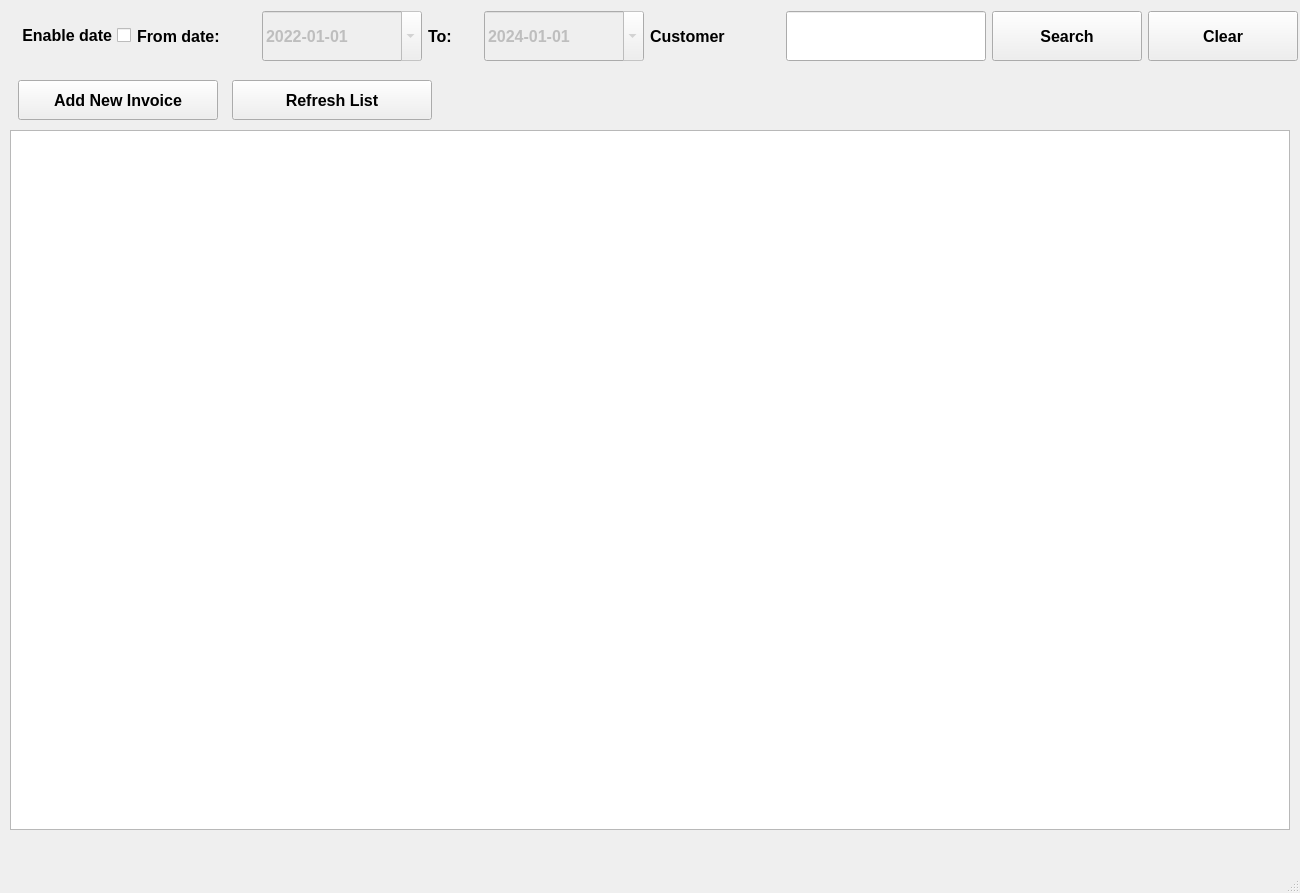
<?xml version="1.0" encoding="UTF-8"?>
<ui version="4.0">
 <class>invoiceListView</class>
 <widget class="QMainWindow" name="invoiceListView">
  <property name="geometry">
   <rect>
    <x>0</x>
    <y>0</y>
    <width>1300</width>
    <height>893</height>
   </rect>
  </property>
  <property name="sizePolicy">
   <sizepolicy hsizetype="Preferred" vsizetype="Preferred">
    <horstretch>0</horstretch>
    <verstretch>0</verstretch>
   </sizepolicy>
  </property>
  <property name="maximumSize">
   <size>
    <width>1300</width>
    <height>950</height>
   </size>
  </property>
  <property name="windowTitle">
   <string>Invoices</string>
  </property>
  <widget class="QWidget" name="centralwidget">
   <widget class="QTableView" name="invoices_table_view">
    <property name="geometry">
     <rect>
      <x>10</x>
      <y>130</y>
      <width>1280</width>
      <height>700</height>
     </rect>
    </property>
    <property name="sizePolicy">
     <sizepolicy hsizetype="Expanding" vsizetype="Expanding">
      <horstretch>0</horstretch>
      <verstretch>0</verstretch>
     </sizepolicy>
    </property>
    <property name="maximumSize">
     <size>
      <width>1280</width>
      <height>700</height>
     </size>
    </property>
    <attribute name="horizontalHeaderMinimumSectionSize">
     <number>80</number>
    </attribute>
    <attribute name="horizontalHeaderDefaultSectionSize">
     <number>120</number>
    </attribute>
    <attribute name="horizontalHeaderStretchLastSection">
     <bool>true</bool>
    </attribute>
   </widget>
   <widget class="QWidget" name="layoutWidget">
    <property name="geometry">
     <rect>
      <x>11</x>
      <y>10</y>
      <width>1287</width>
      <height>52</height>
     </rect>
    </property>
    <layout class="QHBoxLayout" name="search_hbox" stretch="0,0,0,0,0,0,0,0,0">
     <property name="spacing">
      <number>6</number>
     </property>
     <property name="sizeConstraint">
      <enum>QLayout::SetNoConstraint</enum>
     </property>
     <item>
      <widget class="QCheckBox" name="search_date_chbox">
       <property name="font">
        <font>
         <pointsize>12</pointsize>
         <weight>75</weight>
         <bold>true</bold>
        </font>
       </property>
       <property name="layoutDirection">
        <enum>Qt::RightToLeft</enum>
       </property>
       <property name="text">
        <string>Enable date</string>
       </property>
       <property name="tristate">
        <bool>false</bool>
       </property>
      </widget>
     </item>
     <item>
      <widget class="QLabel" name="from_date_label">
       <property name="maximumSize">
        <size>
         <width>130</width>
         <height>50</height>
        </size>
       </property>
       <property name="font">
        <font>
         <pointsize>12</pointsize>
         <weight>75</weight>
         <bold>true</bold>
        </font>
       </property>
       <property name="text">
        <string>From date:</string>
       </property>
      </widget>
     </item>
     <item>
      <widget class="QDateEdit" name="from_date_edit">
       <property name="enabled">
        <bool>false</bool>
       </property>
       <property name="sizePolicy">
        <sizepolicy hsizetype="Preferred" vsizetype="Preferred">
         <horstretch>0</horstretch>
         <verstretch>0</verstretch>
        </sizepolicy>
       </property>
       <property name="minimumSize">
        <size>
         <width>160</width>
         <height>50</height>
        </size>
       </property>
       <property name="maximumSize">
        <size>
         <width>16777215</width>
         <height>50</height>
        </size>
       </property>
       <property name="font">
        <font>
         <pointsize>12</pointsize>
         <weight>75</weight>
         <bold>true</bold>
        </font>
       </property>
       <property name="displayFormat">
        <string>yyyy-MM-dd</string>
       </property>
       <property name="calendarPopup">
        <bool>true</bool>
       </property>
       <property name="date">
        <date>
         <year>2022</year>
         <month>1</month>
         <day>1</day>
        </date>
       </property>
      </widget>
     </item>
     <item>
      <widget class="QLabel" name="to_date_label">
       <property name="maximumSize">
        <size>
         <width>50</width>
         <height>50</height>
        </size>
       </property>
       <property name="font">
        <font>
         <pointsize>12</pointsize>
         <weight>75</weight>
         <bold>true</bold>
        </font>
       </property>
       <property name="text">
        <string>To:</string>
       </property>
      </widget>
     </item>
     <item>
      <widget class="QDateEdit" name="to_date_edit">
       <property name="enabled">
        <bool>false</bool>
       </property>
       <property name="sizePolicy">
        <sizepolicy hsizetype="Preferred" vsizetype="Preferred">
         <horstretch>0</horstretch>
         <verstretch>0</verstretch>
        </sizepolicy>
       </property>
       <property name="minimumSize">
        <size>
         <width>160</width>
         <height>50</height>
        </size>
       </property>
       <property name="maximumSize">
        <size>
         <width>16777215</width>
         <height>50</height>
        </size>
       </property>
       <property name="font">
        <font>
         <pointsize>12</pointsize>
         <weight>75</weight>
         <bold>true</bold>
        </font>
       </property>
       <property name="displayFormat">
        <string>yyyy-MM-dd</string>
       </property>
       <property name="calendarPopup">
        <bool>true</bool>
       </property>
       <property name="date">
        <date>
         <year>2024</year>
         <month>1</month>
         <day>1</day>
        </date>
       </property>
      </widget>
     </item>
     <item>
      <widget class="QLabel" name="customer_label">
       <property name="minimumSize">
        <size>
         <width>130</width>
         <height>50</height>
        </size>
       </property>
       <property name="maximumSize">
        <size>
         <width>130</width>
         <height>50</height>
        </size>
       </property>
       <property name="font">
        <font>
         <pointsize>12</pointsize>
         <weight>75</weight>
         <bold>true</bold>
        </font>
       </property>
       <property name="text">
        <string>Customer</string>
       </property>
      </widget>
     </item>
     <item>
      <widget class="QLineEdit" name="customer_line_edit">
       <property name="sizePolicy">
        <sizepolicy hsizetype="Preferred" vsizetype="Preferred">
         <horstretch>0</horstretch>
         <verstretch>0</verstretch>
        </sizepolicy>
       </property>
       <property name="minimumSize">
        <size>
         <width>200</width>
         <height>50</height>
        </size>
       </property>
       <property name="maximumSize">
        <size>
         <width>200</width>
         <height>50</height>
        </size>
       </property>
       <property name="font">
        <font>
         <pointsize>12</pointsize>
        </font>
       </property>
      </widget>
     </item>
     <item>
      <widget class="QPushButton" name="search_btn">
       <property name="sizePolicy">
        <sizepolicy hsizetype="Preferred" vsizetype="Preferred">
         <horstretch>0</horstretch>
         <verstretch>0</verstretch>
        </sizepolicy>
       </property>
       <property name="minimumSize">
        <size>
         <width>150</width>
         <height>50</height>
        </size>
       </property>
       <property name="maximumSize">
        <size>
         <width>150</width>
         <height>50</height>
        </size>
       </property>
       <property name="font">
        <font>
         <pointsize>12</pointsize>
         <weight>75</weight>
         <bold>true</bold>
        </font>
       </property>
       <property name="text">
        <string>Search</string>
       </property>
      </widget>
     </item>
     <item>
      <widget class="QPushButton" name="clear_btn">
       <property name="minimumSize">
        <size>
         <width>150</width>
         <height>50</height>
        </size>
       </property>
       <property name="maximumSize">
        <size>
         <width>150</width>
         <height>50</height>
        </size>
       </property>
       <property name="font">
        <font>
         <pointsize>12</pointsize>
         <weight>75</weight>
         <bold>true</bold>
        </font>
       </property>
       <property name="text">
        <string>Clear</string>
       </property>
      </widget>
     </item>
    </layout>
   </widget>
   <widget class="QWidget" name="layoutWidget">
    <property name="geometry">
     <rect>
      <x>10</x>
      <y>80</y>
      <width>431</width>
      <height>41</height>
     </rect>
    </property>
    <layout class="QHBoxLayout" name="btn_hbox">
     <item>
      <widget class="QPushButton" name="add_new_invoice_btn">
       <property name="sizePolicy">
        <sizepolicy hsizetype="Maximum" vsizetype="Maximum">
         <horstretch>0</horstretch>
         <verstretch>0</verstretch>
        </sizepolicy>
       </property>
       <property name="minimumSize">
        <size>
         <width>0</width>
         <height>0</height>
        </size>
       </property>
       <property name="maximumSize">
        <size>
         <width>200</width>
         <height>40</height>
        </size>
       </property>
       <property name="font">
        <font>
         <pointsize>12</pointsize>
         <weight>75</weight>
         <bold>true</bold>
        </font>
       </property>
       <property name="layoutDirection">
        <enum>Qt::RightToLeft</enum>
       </property>
       <property name="text">
        <string>Add New Invoice</string>
       </property>
      </widget>
     </item>
     <item>
      <widget class="QPushButton" name="refresh_list_btn">
       <property name="sizePolicy">
        <sizepolicy hsizetype="Maximum" vsizetype="Maximum">
         <horstretch>0</horstretch>
         <verstretch>0</verstretch>
        </sizepolicy>
       </property>
       <property name="minimumSize">
        <size>
         <width>0</width>
         <height>0</height>
        </size>
       </property>
       <property name="maximumSize">
        <size>
         <width>200</width>
         <height>40</height>
        </size>
       </property>
       <property name="font">
        <font>
         <pointsize>12</pointsize>
         <weight>75</weight>
         <bold>true</bold>
        </font>
       </property>
       <property name="layoutDirection">
        <enum>Qt::RightToLeft</enum>
       </property>
       <property name="text">
        <string>Refresh List</string>
       </property>
      </widget>
     </item>
    </layout>
   </widget>
  </widget>
  <widget class="QMenuBar" name="menubar">
   <property name="geometry">
    <rect>
     <x>0</x>
     <y>0</y>
     <width>1300</width>
     <height>26</height>
    </rect>
   </property>
  </widget>
  <widget class="QStatusBar" name="statusbar"/>
 </widget>
 <resources/>
 <connections/>
</ui>
